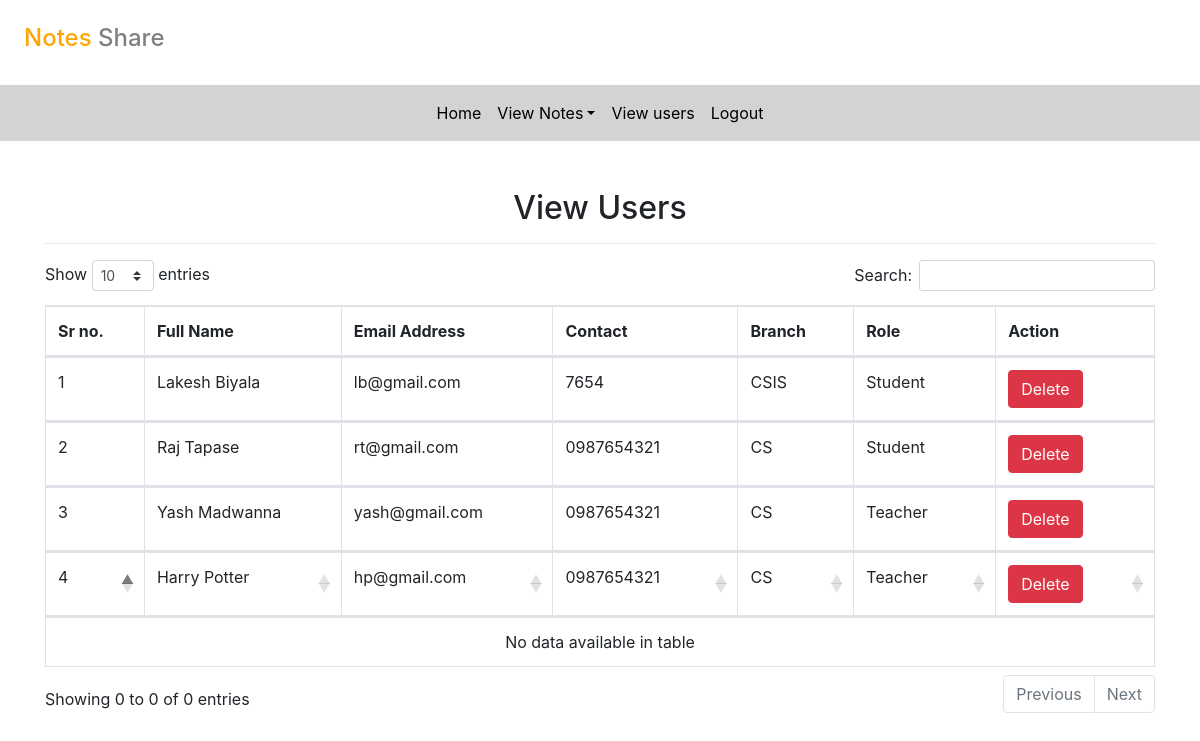
The app's page /view_users (signed in) with its own data.
### notes/models.py (models this page shows, shortened)
class Signup(models.Model):
    user = models.ForeignKey(User, on_delete=models.CASCADE)
    contact = models.CharField(max_length=10)
    branch = models.CharField(max_length=30)
    role = models.CharField(max_length=15)

### notes/views.py (the view)
# urls.py: path('view_users', view_users, name='view_users'),
def view_users(request):
    if not request.user.is_authenticated:
        return redirect('login_admin')
    users = Signup.objects.all()
    d = {'users': users}
    return render(request, 'view_users.html', d)

### notes/templates/view_users.html (shortened to what this page needs)
{% extends 'admin_nav.html' %}
{% load static %}
{% block body %}
<link rel="stylesheet" href="https://cdnjs.cloudflare.com/ajax/libs/twitter-bootstrap/4.5.2/css/bootstrap.css">
<link rel="stylesheet" href="https://cdn.datatables.net/1.10.23/css/dataTables.bootstrap4.min.css">
<div class="container mt-5">
    <h2 class="text-center">View Users</h2>
    <hr>
    <table class="table table-bordered" id="myTable">
        <thead>
            <tr>
                <th>Sr no.</th>
                <th>Full Name</th>
                <th>Email Address</th>
                <th>Contact</th>
                <th>Branch</th>
                <th>Role</th>
                <th>Action</th>
            </tr>
            {% for i in users %}
            <tr>
                <td>{{forloop.counter}}</td>
                <td style="text-transform:capitalize">{{i.user.first_name}} {{i.user.last_name}}</td>
                <td>{{i.user.username}}</td>
                <td>{{i.contact}}</td>
                <td>{{i.branch}}</td>
                <td>{{i.role}}</td>
                <td><a href="{% url 'delete_users' i.user.id %}" class="btn btn-danger"  onclick="return confirm('Are you sure?')">Delete</a></td>
            </tr>
            {% endfor%}
        </thead>
    </table>
</div>
{% endblock %}

### notes/templates/admin_nav.html (shortened to what this page needs)
<!DOCTYPE html>
<html lang="en">
<head>
  {% load static %}
  <link rel="stylesheet" href="https://maxcdn.bootstrapcdn.com/bootstrap/4.3.1/css/bootstrap.min.css">
  <link rel="stylesheet" href="https://use.fontawesome.com/releases/v5.6.3/css/all.css">
  <link rel="stylesheet" href="{% static 'css/mystyle.css' %}">
</head>
<body>
  <h4 style="padding:2%"><span style="color: orange;">Notes</span> <span style="color: grey;">Share</span></h4>
  <nav class="navbar navbar-expand-sm justify-content-center" style="background-color: lightgray;">
  <ul class="navbar-nav">
    <li class="navbar-item">
      <a class="nav-link" href="{% url 'admin_home' %}">Home</a>
    </li>
    <li class="navbar-item dropdown">
      <a class="nav-link dropdown-toggle" data-toggle="dropdown" href="#" >View Notes</a>
    </li>
      <a class="nav-link" href="{% url 'view_users' %}">View users</a>
    <li class="navbar-item">
      <a class="nav-link" href="{% url 'logout' %}">Logout</a>
    </li>
  </ul>
  </nav>
</body>
</html>
{% block body%}
{% endblock %}

### notes/static/css/mystyle.css (style rules this page uses)
.nav-link { color: black; }

### records on screen
Signup: user.first_name "Lakesh", user.last_name "Biyala", user.username "lb@gmail.com", contact "7654", branch "CSIS", role "Student"
Signup: user.first_name "Raj", user.last_name "Tapase", user.username "rt@gmail.com", contact "0987654321", branch "CS", role "Student"
Signup: user.first_name "Yash", user.last_name "Madwanna", user.username "yash@gmail.com", contact "0987654321", branch "CS", role "Teacher"
Signup: user.first_name "Harry", user.last_name "Potter", user.username "hp@gmail.com", contact "0987654321", branch "CS", role "Teacher"
